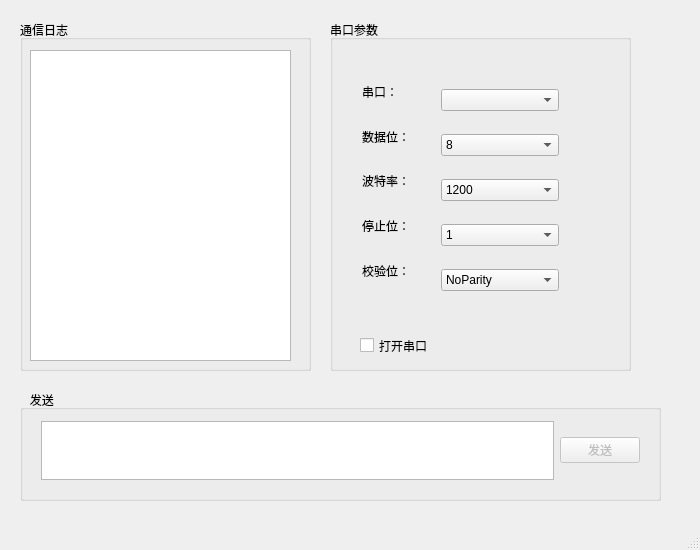
<?xml version="1.0" encoding="UTF-8"?>
<ui version="4.0">
 <class>Serial</class>
 <widget class="QMainWindow" name="Serial">
  <property name="geometry">
   <rect>
    <x>0</x>
    <y>0</y>
    <width>700</width>
    <height>550</height>
   </rect>
  </property>
  <property name="windowTitle">
   <string>MainWindow</string>
  </property>
  <widget class="QWidget" name="centralwidget">
   <widget class="QGroupBox" name="groupBox_2">
    <property name="geometry">
     <rect>
      <x>330</x>
      <y>20</y>
      <width>301</width>
      <height>351</height>
     </rect>
    </property>
    <property name="title">
     <string>串口参数</string>
    </property>
    <widget class="QCheckBox" name="openCom">
     <property name="geometry">
      <rect>
       <x>30</x>
       <y>310</y>
       <width>131</width>
       <height>31</height>
      </rect>
     </property>
     <property name="text">
      <string>打开串口</string>
     </property>
    </widget>
    <widget class="QWidget" name="layoutWidget">
     <property name="geometry">
      <rect>
       <x>10</x>
       <y>30</y>
       <width>241</width>
       <height>262</height>
      </rect>
     </property>
     <layout class="QHBoxLayout" name="horizontalLayout">
      <item>
       <widget class="QWidget" name="widget_2" native="true">
        <layout class="QVBoxLayout" name="verticalLayout">
         <item>
          <widget class="QLabel" name="label">
           <property name="text">
            <string>串口：</string>
           </property>
          </widget>
         </item>
         <item>
          <widget class="QLabel" name="label_5">
           <property name="text">
            <string>数据位：</string>
           </property>
          </widget>
         </item>
         <item>
          <widget class="QLabel" name="label_2">
           <property name="text">
            <string>波特率：</string>
           </property>
          </widget>
         </item>
         <item>
          <widget class="QLabel" name="label_4">
           <property name="text">
            <string>停止位：</string>
           </property>
          </widget>
         </item>
         <item>
          <widget class="QLabel" name="label_3">
           <property name="text">
            <string>校验位：</string>
           </property>
          </widget>
         </item>
        </layout>
       </widget>
      </item>
      <item>
       <widget class="QWidget" name="widget" native="true">
        <property name="minimumSize">
         <size>
          <width>140</width>
          <height>260</height>
         </size>
        </property>
        <layout class="QVBoxLayout" name="verticalLayout_2">
         <item>
          <widget class="QComboBox" name="portName"/>
         </item>
         <item>
          <widget class="QComboBox" name="dataBits">
           <item>
            <property name="text">
             <string>8</string>
            </property>
           </item>
           <item>
            <property name="text">
             <string>7</string>
            </property>
           </item>
           <item>
            <property name="text">
             <string>6</string>
            </property>
           </item>
           <item>
            <property name="text">
             <string>5</string>
            </property>
           </item>
          </widget>
         </item>
         <item>
          <widget class="QComboBox" name="baudRate">
           <item>
            <property name="text">
             <string>1200</string>
            </property>
           </item>
           <item>
            <property name="text">
             <string>2400</string>
            </property>
           </item>
           <item>
            <property name="text">
             <string>4800</string>
            </property>
           </item>
           <item>
            <property name="text">
             <string>9600</string>
            </property>
           </item>
           <item>
            <property name="text">
             <string>4800</string>
            </property>
           </item>
           <item>
            <property name="text">
             <string>19200</string>
            </property>
           </item>
           <item>
            <property name="text">
             <string>38400</string>
            </property>
           </item>
           <item>
            <property name="text">
             <string>57600</string>
            </property>
           </item>
           <item>
            <property name="text">
             <string>115200</string>
            </property>
           </item>
          </widget>
         </item>
         <item>
          <widget class="QComboBox" name="stopBits">
           <item>
            <property name="text">
             <string>1</string>
            </property>
           </item>
           <item>
            <property name="text">
             <string>2</string>
            </property>
           </item>
          </widget>
         </item>
         <item>
          <widget class="QComboBox" name="parity">
           <item>
            <property name="text">
             <string>NoParity</string>
            </property>
           </item>
           <item>
            <property name="text">
             <string>EvenParity</string>
            </property>
           </item>
           <item>
            <property name="text">
             <string>OddParity</string>
            </property>
           </item>
          </widget>
         </item>
        </layout>
       </widget>
      </item>
     </layout>
    </widget>
   </widget>
   <widget class="QGroupBox" name="groupBox">
    <property name="geometry">
     <rect>
      <x>20</x>
      <y>20</y>
      <width>291</width>
      <height>351</height>
     </rect>
    </property>
    <property name="title">
     <string>通信日志</string>
    </property>
    <widget class="QTextBrowser" name="comLog">
     <property name="geometry">
      <rect>
       <x>10</x>
       <y>30</y>
       <width>261</width>
       <height>311</height>
      </rect>
     </property>
    </widget>
   </widget>
   <widget class="QGroupBox" name="groupBox_3">
    <property name="geometry">
     <rect>
      <x>20</x>
      <y>390</y>
      <width>641</width>
      <height>111</height>
     </rect>
    </property>
    <property name="title">
     <string>   发送</string>
    </property>
    <widget class="QWidget" name="layoutWidget_2">
     <property name="geometry">
      <rect>
       <x>10</x>
       <y>20</y>
       <width>621</width>
       <height>81</height>
      </rect>
     </property>
     <layout class="QHBoxLayout" name="horizontalLayout_6">
      <item>
       <widget class="QTextEdit" name="message"/>
      </item>
      <item>
       <widget class="QPushButton" name="btnSend">
        <property name="enabled">
         <bool>false</bool>
        </property>
        <property name="text">
         <string>发送</string>
        </property>
       </widget>
      </item>
     </layout>
    </widget>
   </widget>
  </widget>
  <widget class="QStatusBar" name="statusbar"/>
 </widget>
 <layoutdefault spacing="6" margin="11"/>
 <resources/>
 <connections/>
</ui>
